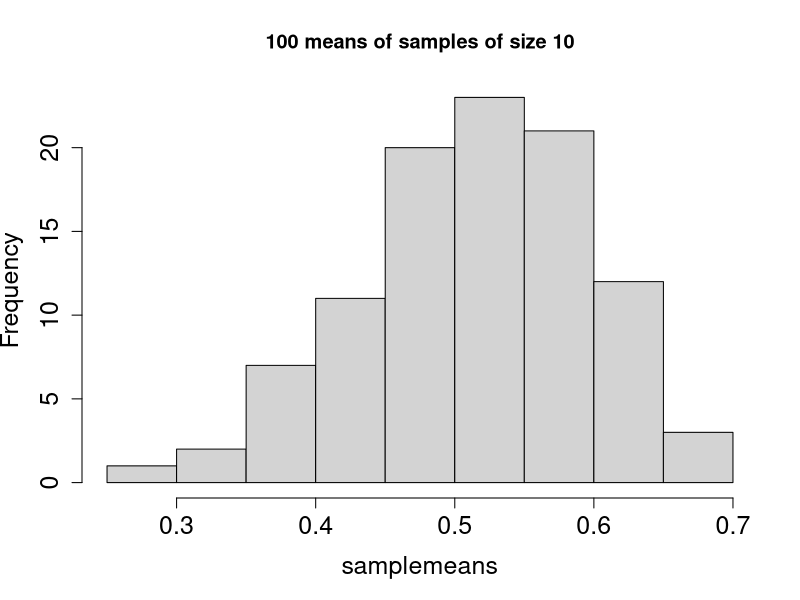
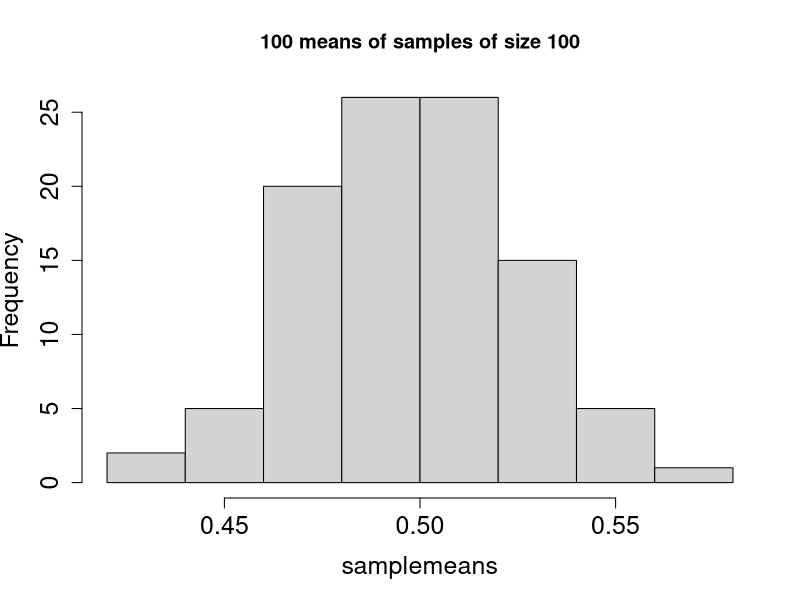
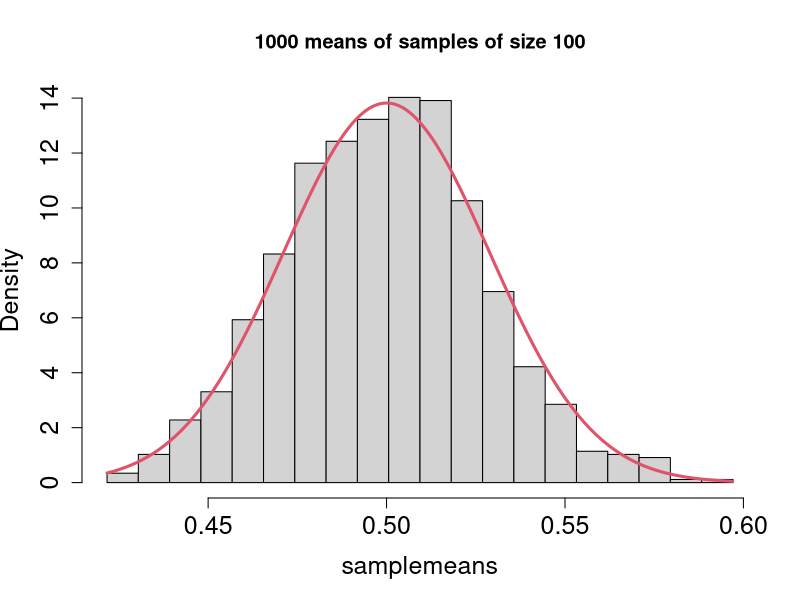
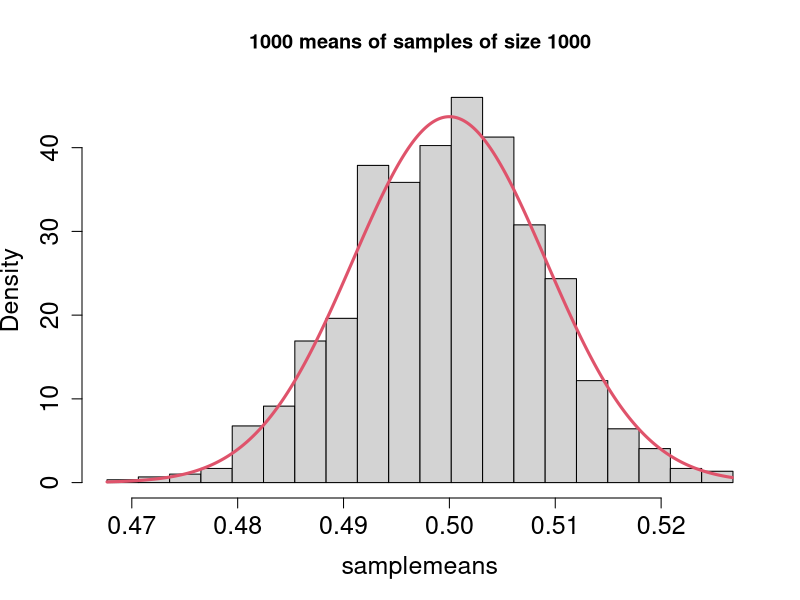

R code for these plots, in order:
## ---- chunk 1
sample <- runif(10)
print(sample)
mean(sample)
sample <- runif(10)
print(sample)
mean(sample)
## ---- chunk 2
numsamples <- 100
samplemeans<-rep(NA, numsamples)
samplesize<-10
for (i in 1:numsamples) {
 	sample <- runif(samplesize)
	samplemeans[i] <- mean(sample)
}
title_text <- paste(numsamples, "means of samples of size", samplesize)
hist(samplemeans, main=title_text,cex.axis=1.5,cex.lab=1.5)

samplemeans<-rep(NA, numsamples)
samplesize<-100
for (i in 1:numsamples) {
 	sample <- runif(samplesize)
	samplemeans[i] <- mean(sample)
}
title_text <- paste(numsamples, "means of samples of size", samplesize)
hist(samplemeans, main=title_text,cex.axis=1.5,cex.lab=1.5)
## ---- chunk 3
numsamples <- 1000
samplemeans<-rep(NA, numsamples)
samplesize<-100
for (i in 1:numsamples) {
 	sample <- runif(samplesize)
	samplemeans[i] <- mean(sample)
}
break_points <- seq(min(samplemeans),max(samplemeans), 
(max(samplemeans)-min(samplemeans))/20)
hist(samplemeans, breaks=break_points, freq=FALSE, cex.axis=1.5,cex.lab=1.5,
main='1000 means of samples of size 100')
sigma<-1/sqrt(12)/sqrt(samplesize)
mu<-0.5
range <- seq(min(samplemeans),max(samplemeans), sigma/100)
lines(range,dnorm(range,mu,sigma),t='l',lwd=3,col=2,lty=1,cex.axis=1.5,cex.lab=1.5)
samplemeans<-rep(NA, numsamples)
samplesize<-1000
for (i in 1:numsamples) {
 	sample <- runif(samplesize)
	samplemeans[i] <- mean(sample)
}
sigma<-1/sqrt(12)/sqrt(samplesize)
break_points <- seq(min(samplemeans),max(samplemeans), 
(max(samplemeans)-min(samplemeans))/20)
hist(samplemeans, breaks=break_points, freq=FALSE, cex.axis=1.5,cex.lab=1.5,
main='1000 means of samples of size 1000')
range <- seq(min(samplemeans),max(samplemeans), sigma/100)
lines(range,dnorm(range,mu,sigma),t='l',lwd=3,col=2,lty=1)
## ---- chunk 4
qnorm(0.5) # the value that divides the density function in two
qnorm(0.95) # the value such that 95% of density is to its left 
## ---- chunk 5
size <- 10 # sample size
alpha <- 0.95 # significance level
sample<-runif(size)
s <- sd(sample)/sqrt(size) # standard error
z <- qnorm((1-alpha)/2) # z-value
left <- mean(sample)+s*z
right <- mean(sample)-s*z
print(right)
print(left)
size <- 100 # sample size
sample<-runif(size)
s <- sd(sample)/sqrt(size) # standard error
z <- qnorm((1-alpha)/2) # z-value
right <- mean(sample)+s*z
left <- mean(sample)-s*z
print(right)
print(left)
